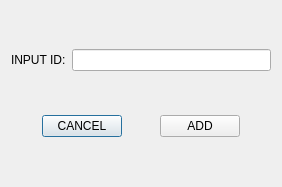
<?xml version="1.0" encoding="UTF-8"?>
<ui version="4.0">
 <class>add_group_member</class>
 <widget class="QDialog" name="add_group_member">
  <property name="geometry">
   <rect>
    <x>0</x>
    <y>0</y>
    <width>282</width>
    <height>187</height>
   </rect>
  </property>
  <property name="windowTitle">
   <string>Add Group Member</string>
  </property>
  <layout class="QVBoxLayout" name="verticalLayout_2">
   <item>
    <layout class="QVBoxLayout" name="verticalLayout">
     <item>
      <layout class="QHBoxLayout" name="horizontalLayout_6"/>
     </item>
     <item>
      <layout class="QHBoxLayout" name="horizontalLayout_4">
       <item>
        <widget class="QLabel" name="label">
         <property name="text">
          <string>INPUT ID:</string>
         </property>
        </widget>
       </item>
       <item>
        <widget class="QLineEdit" name="lineedit"/>
       </item>
      </layout>
     </item>
     <item>
      <layout class="QHBoxLayout" name="horizontalLayout_5"/>
     </item>
     <item>
      <layout class="QHBoxLayout" name="horizontalLayout">
       <item>
        <spacer name="horizontalSpacer_2">
         <property name="orientation">
          <enum>Qt::Horizontal</enum>
         </property>
         <property name="sizeHint" stdset="0">
          <size>
           <width>40</width>
           <height>20</height>
          </size>
         </property>
        </spacer>
       </item>
       <item>
        <widget class="QPushButton" name="pushButton">
         <property name="text">
          <string>CANCEL</string>
         </property>
        </widget>
       </item>
       <item>
        <spacer name="horizontalSpacer">
         <property name="orientation">
          <enum>Qt::Horizontal</enum>
         </property>
         <property name="sizeHint" stdset="0">
          <size>
           <width>40</width>
           <height>20</height>
          </size>
         </property>
        </spacer>
       </item>
       <item>
        <widget class="QPushButton" name="add">
         <property name="text">
          <string>ADD</string>
         </property>
        </widget>
       </item>
       <item>
        <spacer name="horizontalSpacer_3">
         <property name="orientation">
          <enum>Qt::Horizontal</enum>
         </property>
         <property name="sizeHint" stdset="0">
          <size>
           <width>40</width>
           <height>20</height>
          </size>
         </property>
        </spacer>
       </item>
      </layout>
     </item>
    </layout>
   </item>
  </layout>
 </widget>
 <resources/>
 <connections/>
</ui>
